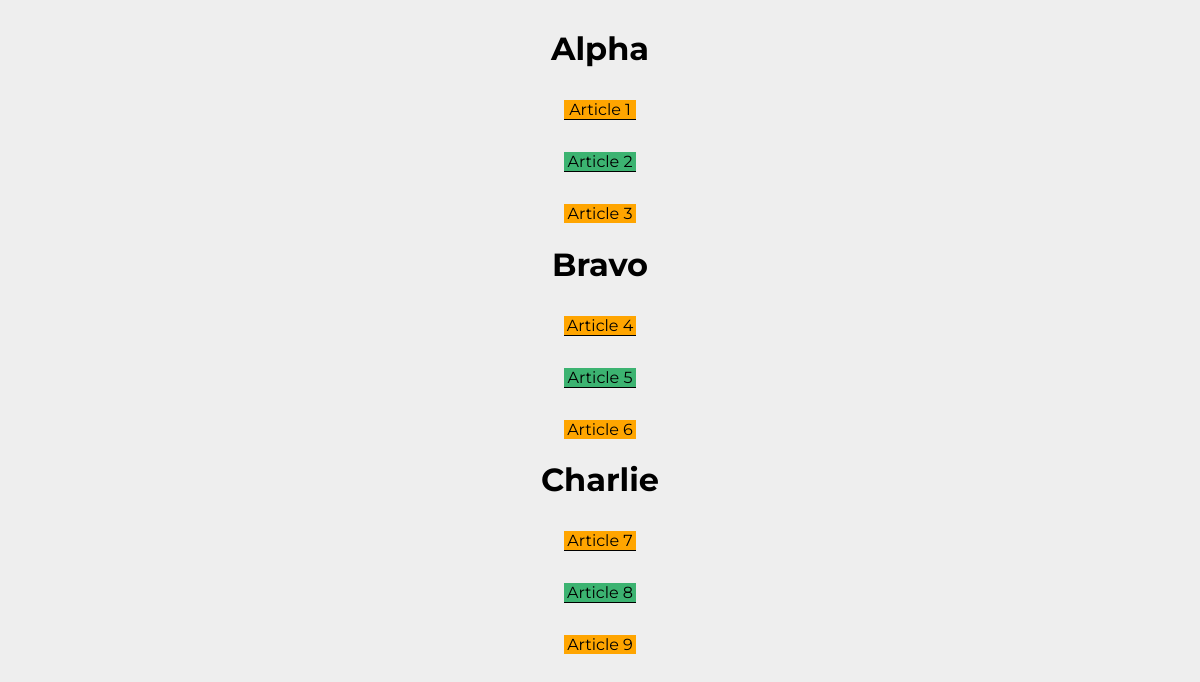
The page /sections/ on the database its author committed.
### public/models.py (models this page shows, shortened)
class Sections(models.Model):
    title = models.CharField(max_length=64)

class Articles(models.Model):
    title = models.CharField(max_length=64)
    sections = models.ForeignKey(Sections, on_delete=models.CASCADE)

### public/views.py (the view)
# urls.py: path('sections/', views.SectionView.as_view(), name='index'),
class SectionView(ListView):
    model = Sections
    template_view="public/sections_list.html"

### public/templates/public/sections_list.html
{% extends 'public/base.html' %}
{% block content %}
    {% for section in object_list %}
        <div class="item">
            <h1>{{ section.title }}</h1>
            {% for articles in section.articles_set.all %}
                <p>{{ articles.title }}</p>
            {% endfor %}
        </div>
    {% endfor %}
{% endblock %}

### public/templates/public/base.html (shortened to what this page needs)
{% load static %}
<!DOCTYPE html>
<html>
    <head>
        <link rel="stylesheet" type="text/css" media="screen" href="{% static '/css/main.css'  %}" />
    </head>
    <body>
        <div class="container">
            {% block content %}
            {% endblock %}
        </div>
    </body>
</html>

### public/static/css/main.css (style rules this page uses)
body { background-color: #eeeeee; font-family: 'Montserrat', sans-serif; }
.container { margin: 0 auto; max-width: 1200px; }
.item { display: inline-block; width: 100%; margin: 0 auto; text-align: center; }
p { border-bottom: 1px solid black; width: 6%; margin: 0 auto; margin-top: 32px; }
.item p:last-child { border: 0; }
.item p:nth-child(even) { background-color: orange; }
.item p:nth-child(odd) { background-color: mediumseagreen; }

### rows shown on the page
Sections: title "Alpha"
Articles: title "Article 1"
Articles: title "Article 2"
Articles: title "Article 3"
Sections: title "Bravo"
Articles: title "Article 4"
Articles: title "Article 5"
Articles: title "Article 6"
Sections: title "Charlie"
Articles: title "Article 7"
Articles: title "Article 8"
Articles: title "Article 9"
